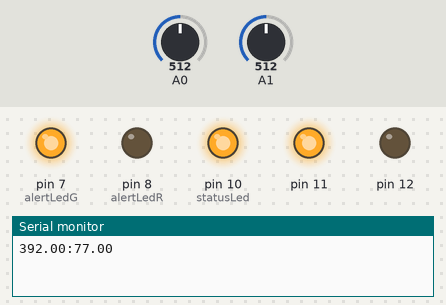
This sketch was run on a simulated Arduino Uno, built with avr-gcc and run on an emulated ATmega328P. Shown: output pins drawn as LEDs (lit = HIGH), the last lines printed to the serial monitor. Inputs (shaded band) come from the test bench; at power-on: A0 = 512, A1 = 512.

Above: at 4.8 s.
4.9 s: A0 set to 553
9.9 s: A0 set to 569
At 13.3 s:
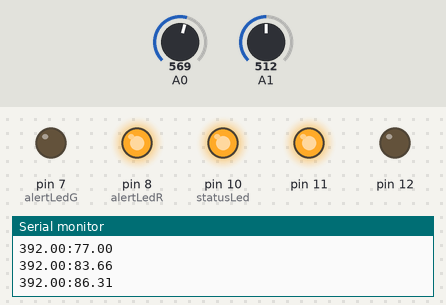
19.2 s: A0 set to 306
At 20.7 s:
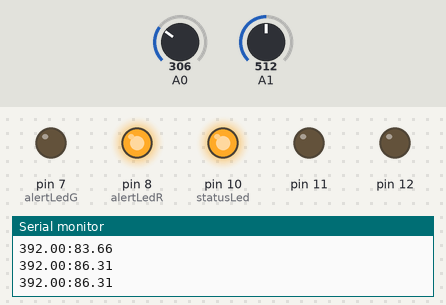
28.5 s: A0 set to 419
33.5 s: A0 set to 453
At 37.4 s:
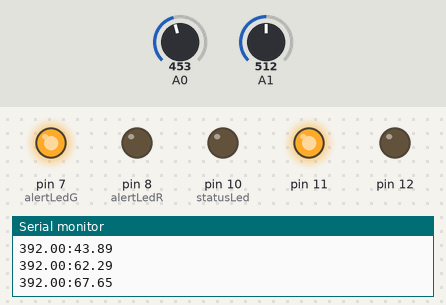
42.5 s: A0 set to 716
At 46.0 s:
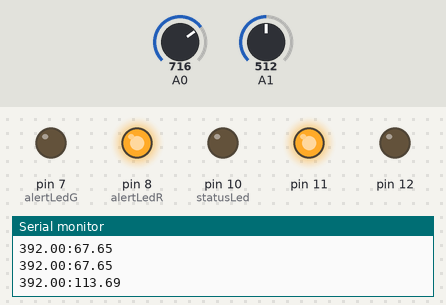
Timing chart, 0 to 52.5 s (numbered marks = the images above; inputs shaded):
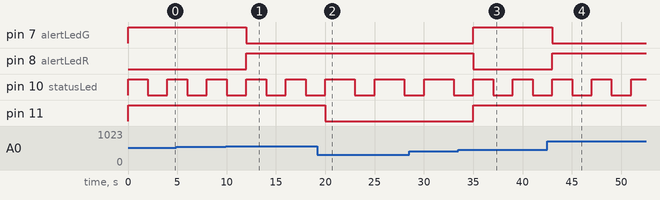

Measured:
- the behaviour switches between 561 and 562 on A0 (found by bisection; images 0 and 1)
- the behaviour switches between 436 and 437 on A0 (found by bisection; images 2 and 3)
- after the input at 9.9 s, pin 7 (alertLedG): HIGH → LOW after 2.1 s; pin 8 (alertLedR): LOW → HIGH after 2.1 s
- after the input at 19.2 s, pin 11: HIGH → LOW after 0.81 s
- after the input at 33.5 s, pin 7 (alertLedG), pin 11: LOW → HIGH after 1.5 s; pin 8 (alertLedR): HIGH → LOW after 1.5 s
- after the input at 42.5 s, pin 7 (alertLedG): HIGH → LOW after 0.52 s; pin 8 (alertLedR): LOW → HIGH after 0.52 s
- by itself, pin 10 (statusLed): alternates HIGH for 2.0 s and LOW for 2.0 s

The sketch:

init.ino
```cpp
#include <math.h>

// TODOs {{{
//TODO make output function that checks DEBUG
//TODO make statuLed fade in/out (breathe)
//TODO switch to calibrated 3.3v for ambient temp sensor
// }}}

// Configuration {{{

// Analog pin number, and input voltage for temperature sensors {{{
int waterTempPin = 0;
int ambientTempPin = 1;
// temp pins }}}

// Digital pin numbers for status and alert LEDs {{{
int statusLed = 10;
int alertLedG = 7;
int alertLedR = 8;
// LEDs }}}

// tempCerature range for alerts {{{
double alertLow = 65;
double alertHigh = 85;
// temp range }}}

// Configuration }}}

double get_temp(int pin, int type) { // {{{
  double tempF;
  double tempC;

  // read the value from the temp sensor:
  float voltage = analogRead(pin);

  switch (type) {

    case 1:
      voltage /= 1024.0;
      tempC = (voltage * 5.0 - 0.5) * 100 ;
      tempF = (tempC * 9.0 / 5.0) + 32.0;
    break;

    // thermistor
    case 2:
      tempC = log(((10240000/voltage) - 10000));
      tempC = 1 / (0.001129148 + (0.000234125 + (0.0000000876741 * tempC * tempC )) * tempC );
      tempC = tempC - 273.15;            // Convert Kelvin to Celcius
      tempF = (tempC * 9.0)/ 5.0 + 32.0; // Convert Celcius to Fahrenheit
    break;
  }

  return tempF;
} // }}}

void setup() {

  //configure LEDs for output
  pinMode(statusLed, OUTPUT);
  pinMode(alertLedG, OUTPUT);
  pinMode(alertLedR, OUTPUT);

  pinMode(11, OUTPUT);
  pinMode(12, OUTPUT);

  // Open serial for output
  Serial.begin(9600);
}

void loop() {

  // Turn on status LED to indivate polling
  digitalWrite(statusLed, HIGH);

  double ambientTemp = get_temp(ambientTempPin, 1);
  double waterTemp = get_temp(waterTempPin, 2);

  //TODO bust temperature bounds checking out into separate function
  if (waterTemp > alertHigh || waterTemp < alertLow) {
    digitalWrite(alertLedR, HIGH);
    digitalWrite(alertLedG, LOW);
  } else {
    digitalWrite(alertLedR, LOW);
    digitalWrite(alertLedG, HIGH);
  }

  if (waterTemp < alertLow) {
    digitalWrite(11, LOW); // set the relay 1 off
    delay(2000); // wait for 2 secs
  } else {
    digitalWrite(11, HIGH); // set the relay 1 on
    delay(1000); // wait for a second
  }

  Serial.print(ambientTemp);
  Serial.print(":");
  Serial.println(waterTemp);
  // Wait a sec before turning off status LED
  delay(1000);
  digitalWrite(statusLed, LOW);

  // Wait additional 2secs before re-checking temp
  delay(2000);

//  digitalWrite(12, LOW); // set the relay 2 on
//  delay(1000); // wait for a second
//  digitalWrite(12, HIGH); // set the relay 2 off
//  delay(2000); // wait for 2 secs
}

// vim:ft=arduino
```
